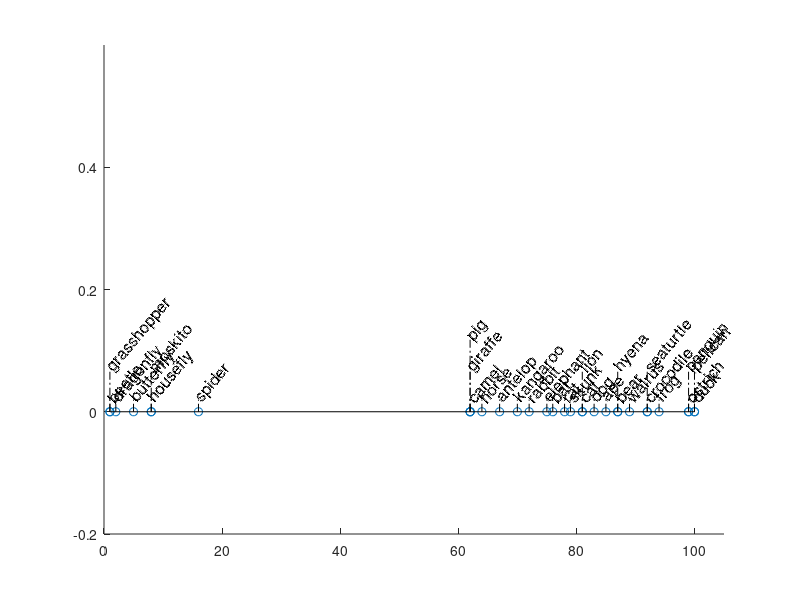

The MATLAB script that drew this image:
%% Debug stuff
% rng(1)

%% Initialisation
% Number of hidden nodes
NodeNumber=100;

% Number of epochs
MaxEpoch=20;

LearningRate=0.1;

% Ratio of the NodeNumber to be considered as neibourhood initially
%   i.e. 0.25 with NodeNumber=100 will give a neighbourhood of 
%   +/-25 hidden nodes. The neighbourhood always decrease linearly to 0
%   with the epochs
NeighbourhoodInitialRation=0.25;

% Choose the style of neighbourhood:
%         ____
% 1) _____|   |______
%          _
% 2)______/ \_______
%
NeighbourhoodStyle=2;

%--------------------------------------------
W=rand(NodeNumber,84);
Neighbourhood=round(linspace(NodeNumber*NeighbourhoodInitialRation,0,MaxEpoch));

%% Loading dataset
props=load('./datasets/animals.dat');
props=reshape(props,[84,32])';

fid=fopen('./datasets/animalnames.txt');
animals = textscan(fid,'%q');
animals=animals{1};
fclose(fid);

% Mostly to debug, keep track of the winning nodes at every epochs
HISTORY=zeros(32,MaxEpoch+1);

%% Training
for epoch=1:MaxEpoch 
    BestNode=zeros(size(animals));
    for animal=1:length(animals)
      
%         % Make the substraction of the line 'animal' to all the lines of W
        difference=(W-props(animal,:));
        
%         % Sum the columns squared
        dist=sum(abs(difference),2);
        
%         [~,closestNeighbour(animal)]=min(dist);
        [~,BestNode(animal)]=min(dist);
%         disp(BestNode(animal))
            % To avoid overbound
            iMin=max([1,BestNode(animal)-Neighbourhood(epoch)]);
            iMax=min([NodeNumber,BestNode(animal)+Neighbourhood(epoch)]);
            
            DeltaW=LearningRate*difference;

            
            if NeighbourhoodStyle==1
%             % Without weighting the neighbourhood (it's necessary to use a
%             %   smaller LearningRate or NeighbourhoodInitialRation
                NextW(iMin:iMax,:)=NextW(iMin:iMax,:)-DeltaW(iMin:iMax,:);
            elseif NeighbourhoodStyle==2
%             % To decrease deltaW the futherwe go from the winning node
%             % Not required in the instructions but I tried to try to
%             % compensate the bad results
                h1=linspace(0,1,Neighbourhood(epoch));
                h2=linspace(1,0,Neighbourhood(epoch));

                h1=h1(Neighbourhood(epoch)-(BestNode(animal)-iMin)+1:end);
                h2=h2(1:iMax-BestNode(animal));
                h=[ h1 1 h2];
%             % Weighting the neighbourhood 
                W(iMin:iMax,:)=W(iMin:iMax,:)-DeltaW(iMin:iMax,:).*h';
            end
    
    end
% %     % To prevent updating when printing the result
%     if epoch<MaxEpoch
%         W=NextW;
%     end
%     %To debug
%         disp(epoch)
%         disp(iMin)
%         disp(iMax)
    %     disp(max(dist))
    %     disp(BestNode)
%         out=sortrows([animals,num2cell(BestNode)],2);
        HISTORY(:,epoch)=BestNode;
end
textpos=zeros(size(BestNode))+0.02;
BestNodeS=sort(BestNode);
for i=2:length(BestNodeS)
   if BestNodeS(i)==BestNodeS(i-1)
      textpos(i)= textpos(i-1)+0.05;
   end
end

% Should be the only output
out=sortrows([animals,num2cell(BestNode)],2)
figure;
hold on
plot(BestNodeS,zeros(size(BestNode)),'o')
text(BestNodeS,textpos,out(:,1),'rotation',50,'fontsize',12)
plot([min(BestNode) max(BestNode)] ,[0 0],'k-')
for  i=1:length(BestNodeS)
    plot([BestNodeS(i) BestNodeS(i)],[0 textpos(i)],'k-.')
end
xlim([min(BestNode)-1 max(BestNode)+5]);
ylim([-0.2 0.6]);